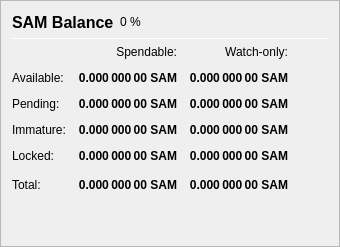
                   <widget class="QFrame" name="frame_Balances">
                    <property name="frameShape">
                     <enum>QFrame::StyledPanel</enum>
                    </property>
                    <property name="frameShadow">
                     <enum>QFrame::Raised</enum>
                    </property>
                    <layout class="QVBoxLayout" name="verticalLayout_4">
                     <item>
                      <layout class="QHBoxLayout" name="horizontalLayout_4">
                       <item>
                        <widget class="QLabel" name="label_5">
                         <property name="minimumSize">
                          <size>
                           <width>0</width>
                           <height>20</height>
                          </size>
                         </property>
                         <property name="font">
                          <font>
                           <pointsize>12</pointsize>
                           <weight>75</weight>
                           <bold>true</bold>
                          </font>
                         </property>
                         <property name="text">
                          <string>SAM Balance</string>
                         </property>
                        </widget>
                       </item>
                       <item>
                        <widget class="QLabel" name="labelSAMPercent">
                         <property name="text">
                          <string notr="true">0 %</string>
                         </property>
                        </widget>
                       </item>
                       <item>
                        <spacer name="horizontalSpacer_3">
                         <property name="orientation">
                          <enum>Qt::Horizontal</enum>
                         </property>
                         <property name="sizeHint" stdset="0">
                          <size>
                           <width>40</width>
                           <height>20</height>
                          </size>
                         </property>
                        </spacer>
                       </item>
                      </layout>
                     </item>
                     <item>
                      <widget class="Line" name="line_Balance">
                       <property name="minimumSize">
                        <size>
                         <width>0</width>
                         <height>1</height>
                        </size>
                       </property>
                       <property name="maximumSize">
                        <size>
                         <width>16777215</width>
                         <height>1</height>
                        </size>
                       </property>
                       <property name="orientation">
                        <enum>Qt::Horizontal</enum>
                       </property>
                      </widget>
                     </item>
                     <item>
                      <layout class="QGridLayout" name="gridLayout">
                       <property name="spacing">
                        <number>12</number>
                       </property>
                       <item row="0" column="1">
                        <widget class="QLabel" name="labelSpendable">
                         <property name="text">
                          <string>Spendable:</string>
                         </property>
                         <property name="alignment">
                          <set>Qt::AlignRight|Qt::AlignTrailing|Qt::AlignVCenter</set>
                         </property>
                        </widget>
                       </item>
                       <item row="0" column="2">
                        <widget class="QLabel" name="labelWatchonly">
                         <property name="text">
                          <string>Watch-only:</string>
                         </property>
                         <property name="alignment">
                          <set>Qt::AlignRight|Qt::AlignTrailing|Qt::AlignVCenter</set>
                         </property>
                        </widget>
                       </item>
                       <item row="1" column="0">
                        <widget class="QLabel" name="labelBalanceText">
                         <property name="text">
                          <string>Available:</string>
                         </property>
                        </widget>
                       </item>
                       <item row="1" column="1">
                        <widget class="QLabel" name="labelBalance">
                         <property name="font">
                          <font>
                           <weight>75</weight>
                           <bold>true</bold>
                          </font>
                         </property>
                         <property name="cursor">
                          <cursorShape>IBeamCursor</cursorShape>
                         </property>
                         <property name="toolTip">
                          <string>Your current spendable balance</string>
                         </property>
                         <property name="text">
                          <string notr="true">0.000 000 00 SAM</string>
                         </property>
                         <property name="alignment">
                          <set>Qt::AlignRight|Qt::AlignTrailing|Qt::AlignVCenter</set>
                         </property>
                         <property name="textInteractionFlags">
                          <set>Qt::LinksAccessibleByMouse|Qt::TextSelectableByKeyboard|Qt::TextSelectableByMouse</set>
                         </property>
                        </widget>
                       </item>
                       <item row="1" column="2">
                        <widget class="QLabel" name="labelWatchAvailable">
                         <property name="font">
                          <font>
                           <weight>75</weight>
                           <bold>true</bold>
                          </font>
                         </property>
                         <property name="cursor">
                          <cursorShape>IBeamCursor</cursorShape>
                         </property>
                         <property name="toolTip">
                          <string>Your current balance in watch-only addresses</string>
                         </property>
                         <property name="text">
                          <string notr="true">0.000 000 00 SAM</string>
                         </property>
                         <property name="alignment">
                          <set>Qt::AlignRight|Qt::AlignTrailing|Qt::AlignVCenter</set>
                         </property>
                         <property name="textInteractionFlags">
                          <set>Qt::LinksAccessibleByMouse|Qt::TextSelectableByKeyboard|Qt::TextSelectableByMouse</set>
                         </property>
                        </widget>
                       </item>
                       <item row="2" column="0">
                        <widget class="QLabel" name="labelPendingText">
                         <property name="text">
                          <string>Pending:</string>
                         </property>
                        </widget>
                       </item>
                       <item row="2" column="1">
                        <widget class="QLabel" name="labelUnconfirmed">
                         <property name="font">
                          <font>
                           <weight>75</weight>
                           <bold>true</bold>
                          </font>
                         </property>
                         <property name="cursor">
                          <cursorShape>IBeamCursor</cursorShape>
                         </property>
                         <property name="toolTip">
                          <string>Total of transactions that have yet to be confirmed, and do not yet count toward the spendable balance</string>
                         </property>
                         <property name="text">
                          <string notr="true">0.000 000 00 SAM</string>
                         </property>
                         <property name="alignment">
                          <set>Qt::AlignRight|Qt::AlignTrailing|Qt::AlignVCenter</set>
                         </property>
                         <property name="textInteractionFlags">
                          <set>Qt::LinksAccessibleByMouse|Qt::TextSelectableByKeyboard|Qt::TextSelectableByMouse</set>
                         </property>
                        </widget>
                       </item>
                       <item row="2" column="2">
                        <widget class="QLabel" name="labelWatchPending">
                         <property name="font">
                          <font>
                           <weight>75</weight>
                           <bold>true</bold>
                          </font>
                         </property>
                         <property name="cursor">
                          <cursorShape>IBeamCursor</cursorShape>
                         </property>
                         <property name="toolTip">
                          <string>Unconfirmed transactions to watch-only addresses</string>
                         </property>
                         <property name="text">
                          <string notr="true">0.000 000 00 SAM</string>
                         </property>
                         <property name="alignment">
                          <set>Qt::AlignRight|Qt::AlignTrailing|Qt::AlignVCenter</set>
                         </property>
                         <property name="textInteractionFlags">
                          <set>Qt::LinksAccessibleByMouse|Qt::TextSelectableByKeyboard|Qt::TextSelectableByMouse</set>
                         </property>
                        </widget>
                       </item>
                       <item row="3" column="0">
                        <widget class="QLabel" name="labelImmatureText">
                         <property name="text">
                          <string>Immature:</string>
                         </property>
                        </widget>
                       </item>
                       <item row="3" column="1">
                        <widget class="QLabel" name="labelImmature">
                         <property name="font">
                          <font>
                           <weight>75</weight>
                           <bold>true</bold>
                          </font>
                         </property>
                         <property name="cursor">
                          <cursorShape>IBeamCursor</cursorShape>
                         </property>
                         <property name="toolTip">
                          <string>Staked or masternode rewards that has not yet matured</string>
                         </property>
                         <property name="text">
                          <string notr="true">0.000 000 00 SAM</string>
                         </property>
                         <property name="alignment">
                          <set>Qt::AlignRight|Qt::AlignTrailing|Qt::AlignVCenter</set>
                         </property>
                         <property name="textInteractionFlags">
                          <set>Qt::LinksAccessibleByMouse|Qt::TextSelectableByKeyboard|Qt::TextSelectableByMouse</set>
                         </property>
                        </widget>
                       </item>
                       <item row="3" column="2">
                        <widget class="QLabel" name="labelWatchImmature">
                         <property name="font">
                          <font>
                           <weight>75</weight>
                           <bold>true</bold>
                          </font>
                         </property>
                         <property name="cursor">
                          <cursorShape>IBeamCursor</cursorShape>
                         </property>
                         <property name="toolTip">
                          <string>Staked or masternode rewards in watch-only addresses that has not yet matured</string>
                         </property>
                         <property name="text">
                          <string notr="true">0.000 000 00 SAM</string>
                         </property>
                         <property name="alignment">
                          <set>Qt::AlignRight|Qt::AlignTrailing|Qt::AlignVCenter</set>
                         </property>
                         <property name="textInteractionFlags">
                          <set>Qt::LinksAccessibleByMouse|Qt::TextSelectableByKeyboard|Qt::TextSelectableByMouse</set>
                         </property>
                        </widget>
                       </item>
                       <item row="4" column="0">
                        <widget class="QLabel" name="labelLockedBalanceText">
                         <property name="toolTip">
                          <string>Locked SAM or Masternode collaterals. These are excluded from zSAM minting.</string>
                         </property>
                         <property name="text">
                          <string>Locked:</string>
                         </property>
                        </widget>
                       </item>
                       <item row="4" column="1">
                        <widget class="QLabel" name="labelLockedBalance">
                         <property name="font">
                          <font>
                           <weight>75</weight>
                           <bold>true</bold>
                          </font>
                         </property>
                         <property name="cursor">
                          <cursorShape>IBeamCursor</cursorShape>
                         </property>
                         <property name="toolTip">
                          <string>Locked SAM or Masternode collaterals. These are excluded from zSAM minting.</string>
                         </property>
                         <property name="text">
                          <string notr="true">0.000 000 00 SAM</string>
                         </property>
                         <property name="alignment">
                          <set>Qt::AlignRight|Qt::AlignTrailing|Qt::AlignVCenter</set>
                         </property>
                         <property name="textInteractionFlags">
                          <set>Qt::LinksAccessibleByMouse|Qt::TextSelectableByKeyboard|Qt::TextSelectableByMouse</set>
                         </property>
                        </widget>
                       </item>
                       <item row="4" column="2">
                        <widget class="QLabel" name="labelWatchLocked">
                         <property name="font">
                          <font>
                           <weight>75</weight>
                           <bold>true</bold>
                          </font>
                         </property>
                         <property name="cursor">
                          <cursorShape>IBeamCursor</cursorShape>
                         </property>
                         <property name="toolTip">
                          <string>Current locked balance in watch-only addresses</string>
                         </property>
                         <property name="text">
                          <string notr="true">0.000 000 00 SAM</string>
                         </property>
                         <property name="alignment">
                          <set>Qt::AlignRight|Qt::AlignTrailing|Qt::AlignVCenter</set>
                         </property>
                         <property name="textInteractionFlags">
                          <set>Qt::LinksAccessibleByMouse|Qt::TextSelectableByKeyboard|Qt::TextSelectableByMouse</set>
                         </property>
                        </widget>
                       </item>
                       <item row="5" column="0">
                        <widget class="QLabel" name="labelTotalText">
                         <property name="toolTip">
                          <string>Your current STAMP balance, unconfirmed and immature transactions included</string>
                         </property>
                         <property name="text">
                          <string>Total:</string>
                         </property>
                        </widget>
                       </item>
                       <item row="5" column="1">
                        <widget class="QLabel" name="labelTotal">
                         <property name="font">
                          <font>
                           <weight>75</weight>
                           <bold>true</bold>
                          </font>
                         </property>
                         <property name="cursor">
                          <cursorShape>IBeamCursor</cursorShape>
                         </property>
                         <property name="toolTip">
                          <string>Your current STAMP balance, unconfirmed and immature transactions included</string>
                         </property>
                         <property name="text">
                          <string notr="true">0.000 000 00 SAM</string>
                         </property>
                         <property name="alignment">
                          <set>Qt::AlignRight|Qt::AlignTrailing|Qt::AlignVCenter</set>
                         </property>
                         <property name="textInteractionFlags">
                          <set>Qt::LinksAccessibleByMouse|Qt::TextSelectableByKeyboard|Qt::TextSelectableByMouse</set>
                         </property>
                        </widget>
                       </item>
                       <item row="5" column="2">
                        <widget class="QLabel" name="labelWatchTotal">
                         <property name="font">
                          <font>
                           <weight>75</weight>
                           <bold>true</bold>
                          </font>
                         </property>
                         <property name="cursor">
                          <cursorShape>IBeamCursor</cursorShape>
                         </property>
                         <property name="toolTip">
                          <string>Current total balance in watch-only addresses</string>
                         </property>
                         <property name="text">
                          <string notr="true">0.000 000 00 SAM</string>
                         </property>
                         <property name="alignment">
                          <set>Qt::AlignRight|Qt::AlignTrailing|Qt::AlignVCenter</set>
                         </property>
                         <property name="textInteractionFlags">
                          <set>Qt::LinksAccessibleByMouse|Qt::TextSelectableByKeyboard|Qt::TextSelectableByMouse</set>
                         </property>
                        </widget>
                       </item>
                       <item row="5" column="3">
                        <spacer name="horizontalSpacer_9">
                         <property name="orientation">
                          <enum>Qt::Horizontal</enum>
                         </property>
                         <property name="sizeHint" stdset="0">
                          <size>
                           <width>40</width>
                           <height>20</height>
                          </size>
                         </property>
                        </spacer>
                       </item>
                      </layout>
                     </item>
                     <item>
                      <spacer name="verticalSpacer_3">
                       <property name="orientation">
                        <enum>Qt::Vertical</enum>
                       </property>
                       <property name="sizeHint" stdset="0">
                        <size>
                         <width>20</width>
                         <height>40</height>
                        </size>
                       </property>
                      </spacer>
                     </item>
                    </layout>
                   </widget>
